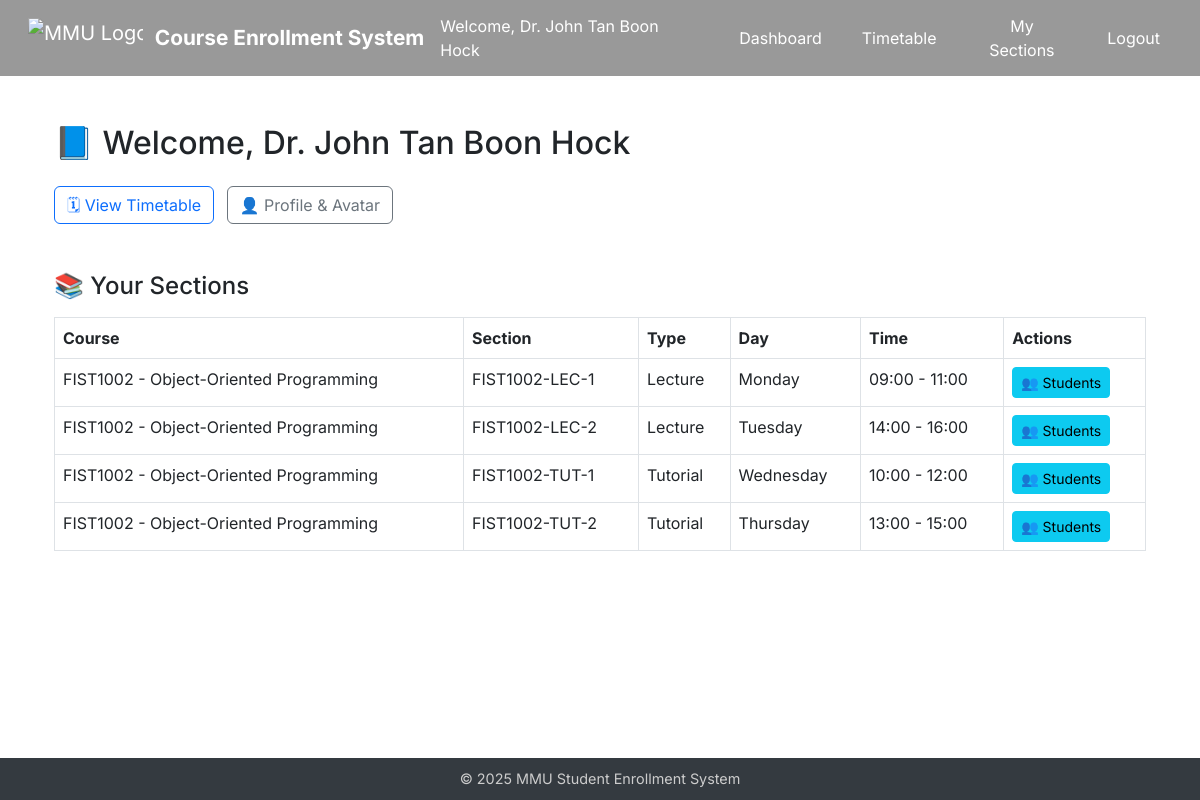
Page /instructor/dashboard (signed in) on the earlier database version.
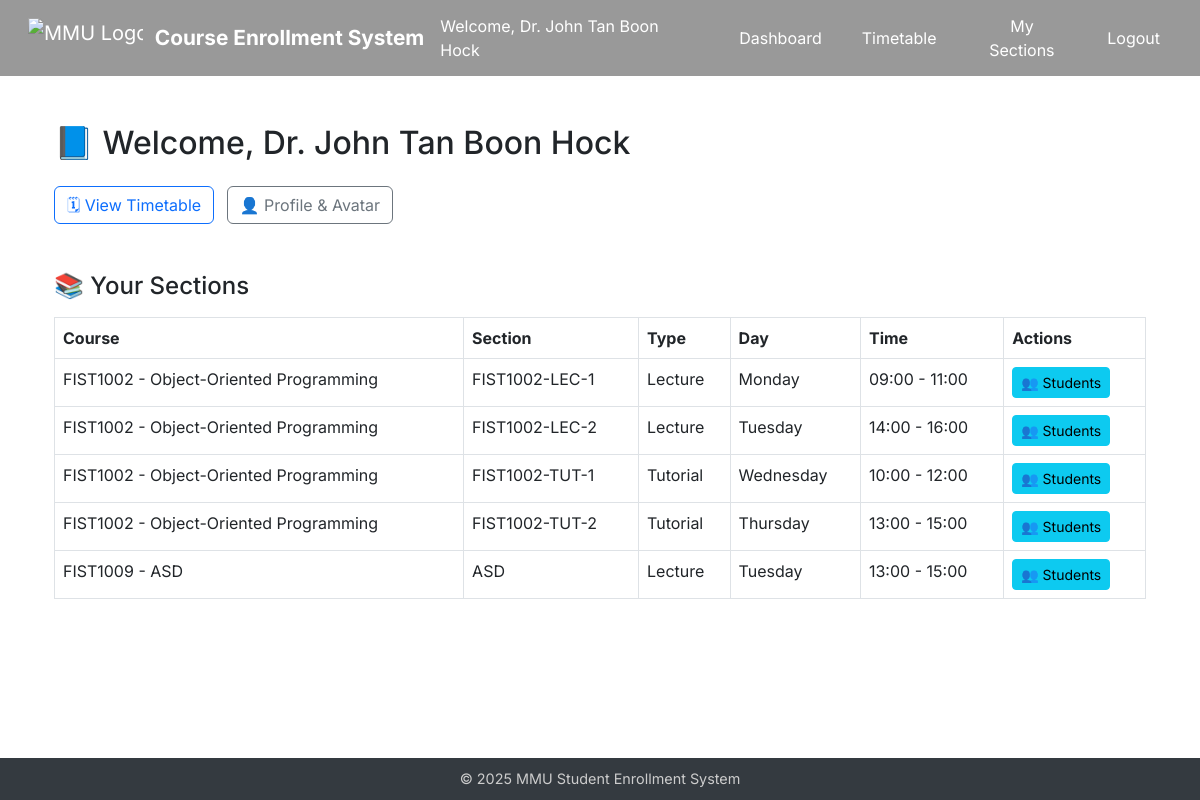
Same page on the later database version.
### app/models.py (models this page shows)
class Section(db.Model):
    id = db.Column(db.Integer, primary_key=True)
    course_id = db.Column(db.Integer, db.ForeignKey('course.id'), nullable=False)
    name = db.Column(db.String(20), nullable=False)
    type = db.Column(db.String(20), nullable=False)
    location = db.Column(db.String(128), nullable=False)    # ✅ 加这个
    day = db.Column(db.String(20), nullable=False)
    start_time = db.Column(db.Time, nullable=False)         # ✅ 建议用标准时间类型
    end_time = db.Column(db.Time, nullable=False)
    quota = db.Column(db.Integer, nullable=False)
    instructor_id = db.Column(db.Integer, db.ForeignKey("instructor.id"))
    instructor = db.relationship('Instructor', backref='sections')
    course = db.relationship("Course", back_populates="sections")
    enrollments = db.relationship("Enrollment", back_populates="section", cascade="all, delete")

class Course(db.Model):
    id = db.Column(db.Integer, primary_key=True)
    course_code = db.Column(db.String(10), unique=True)
    course_name = db.Column(db.String(128))
    description = db.Column(db.Text)
    credits = db.Column(db.Integer)
    semester = db.Column(db.String(64))
    department = db.Column(db.String(64))
    prerequisite_id = db.Column(db.Integer, db.ForeignKey('course.id'))
    prerequisite = db.relationship("Course", remote_side=[id])
    enrollments = db.relationship('Enrollment', backref='course', lazy=True)
    sections = db.relationship('Section', back_populates='course', cascade='all, delete')

### app/routes/instructor.py (the view)
@instructor_bp.route("/dashboard")
@login_required
def dashboard():
    if not current_user.is_instructor:
        abort(403)
    instructor = current_user
    sections = Section.query.filter_by(instructor_id=instructor.id).all()
    return render_template("instructor/dashboard.html", instructor=instructor, sections=sections)

### app/models.py (called while the page is built)
    @property
    def is_instructor(self):
        return True

    @property
    def is_admin(self):
        return False

    @property
    def is_student(self):
        return False

### app/templates/instructor/dashboard.html (shortened to what this page needs)
{% extends "base.html" %}
{% block content %}
<div class="container mt-4">
    <h2 class="mb-4">📘 Welcome, {{ instructor.name }}</h2>
    <div class="mb-4">
        <a href="{{ url_for('instructor.timetable') }}" class="btn btn-outline-primary">
            🗓 View Timetable
        </a>
        <a href="{{ url_for('instructor.profile') }}" class="btn btn-outline-secondary ms-2">
            👤 Profile & Avatar
        </a>
    </div>
    <h4 class="mt-5">📚 Your Sections</h4>
    {% if sections %}
    <table class="table table-bordered mt-3">
        <thead>
            <tr>
                <th>Course</th>
                <th>Section</th>
                <th>Type</th>
                <th>Day</th>
                <th>Time</th>
                <th>Actions</th>
            </tr>
        </thead>
        <tbody>
            {% for s in sections %}
            <tr>
                <td>{{ s.course.course_code }} - {{ s.course.course_name }}</td>
                <td>{{ s.name }}</td>
                <td>{{ s.type }}</td>
                <td>{{ s.day }}</td>
                <td>{{ s.start_time.strftime('%H:%M') }} - {{ s.end_time.strftime('%H:%M') }}</td>
                <td>
                    <a href="{{ url_for('instructor.section_students', section_id=s.id) }}" class="btn btn-sm btn-info">👥 Students</a>
                </td>
            </tr>
            {% endfor %}
        </tbody>
    </table>
    {% else %}
        <p class="text-muted">You are not assigned to any section this semester.</p>
    {% endif %}
</div>
{% endblock %}

Differences in the rows shown:
added Section: course.course_code "FIST1009", course.course_name "ASD", name "ASD", type "Lecture", day "Tuesday", start_time "13:00", end_time "15:00"
